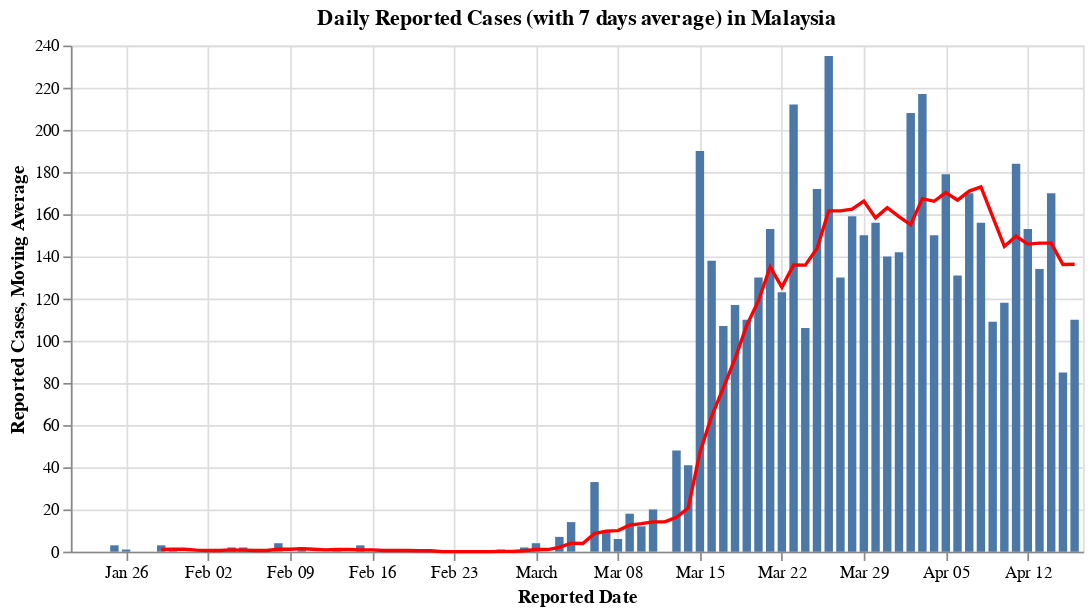

Notebook cell for this chart:
### Code cell
#hide_input
rolling_window = 7
df_reported_my = df_confirmed_my[['Reported Date', 'Total number of Cases']].set_index('Reported Date').diff().rename(columns={'Total number of Cases': 'Reported Cases'}).reset_index()
df_reported_my[f'Moving Average'] = df_reported_my.iloc[:, 1].rolling(window=rolling_window).mean()

_new_bar = alt.Chart(df_reported_my).mark_bar().encode(
    x='Reported Date:T',
    y='Reported Cases:Q',
    tooltip = list(df_reported_my)
)

_average_line = alt.Chart(df_reported_my).mark_line(color = 'red').encode(
    x='Reported Date:T',
    y='Moving Average:Q',
    tooltip = list(df_reported_my)
)

(_new_bar + _average_line).properties(
    title = f'Daily Reported Cases (with {rolling_window} days average) in Malaysia',
    width = 600
)

### Figure 1 — Vega-Lite specification as saved in the notebook (floating-point values rounded to 4 significant figures)
{"config": {"view": {"continuousWidth": 400, "continuousHeight": 300}}, "layer": [{"mark": "bar", "encoding": {"tooltip": [{"type": "temporal", "field": "Reported Date"}, {"type": "quantitative", "field": "Reported Cases"}, {"type": "quantitative", "field": "Moving Average"}], "x": {"type": "temporal", "field": "Reported Date"}, "y": {"type": "quantitative", "field": "Reported Cases"}}}, {"mark": {"type": "line", "color": "red"}, "encoding": {"tooltip": [{"type": "temporal", "field": "Reported Date"}, {"type": "quantitative", "field": "Reported Cases"}, {"type": "quantitative", "field": "Moving Average"}], "x": {"type": "temporal", "field": "Reported Date"}, "y": {"type": "quantitative", "field": "Moving Average"}}}], "data": {"name": "data-556adaf1b4d2ea045ab50ceff5ef9e7f"}, "title": "Daily Reported Cases (with 7 days average) in Malaysia", "width": 600, "$schema": "https://vega.github.io/schema/vega-lite/v4.8.1.json", "datasets": {"data-556adaf1b4d2ea045ab50ceff5ef9e7f": [{"Reported Date": "2020-01-22T00:00:00", "Reported Cases": null, "Moving Average": null}, {"Reported Date": "2020-01-23T00:00:00", "Reported Cases": 0.0, "Moving Average": null}, {"Reported Date": "2020-01-24T00:00:00", "Reported Cases": 0.0, "Moving Average": null}, {"Reported Date": "2020-01-25T00:00:00", "Reported Cases": 3.0, "Moving Average": null}, {"Reported Date": "2020-01-26T00:00:00", "Reported Cases": 1.0, "Moving Average": null}, {"Reported Date": "2020-01-27T00:00:00", "Reported Cases": 0.0, "Moving Average": null}, {"Reported Date": "2020-01-28T00:00:00", "Reported Cases": 0.0, "Moving Average": null}, {"Reported Date": "2020-01-29T00:00:00", "Reported Cases": 3.0, "Moving Average": 1.0}, {"Reported Date": "2020-01-30T00:00:00", "Reported Cases": 1.0, "Moving Average": 1.143}, {"Reported Date": "2020-01-31T00:00:00", "Reported Cases": 0.0, "Moving Average": 1.143}, {"Reported Date": "2020-02-01T00:00:00", "Reported Cases": 0.0, "Moving Average": 0.7143}, {"Reported Date": "2020-02-02T00:00:00", "Reported Cases": 0.0, "Moving Average": 0.5714}, {"Reported Date": "2020-02-03T00:00:00", "Reported Cases": 0.0, "Moving Average": 0.5714}, {"Reported Date": "2020-02-04T00:00:00", "Reported Cases": 2.0, "Moving Average": 0.8571}, {"Reported Date": "2020-02-05T00:00:00", "Reported Cases": 2.0, "Moving Average": 0.7143}, {"Reported Date": "2020-02-06T00:00:00", "Reported Cases": 0.0, "Moving Average": 0.5714}, {"Reported Date": "2020-02-07T00:00:00", "Reported Cases": 0.0, "Moving Average": 0.5714}, {"Reported Date": "2020-02-08T00:00:00", "Reported Cases": 4.0, "Moving Average": 1.143}, {"Reported Date": "2020-02-09T00:00:00", "Reported Cases": 0.0, "Moving Average": 1.143}, {"Reported Date": "2020-02-10T00:00:00", "Reported Cases": 2.0, "Moving Average": 1.429}, {"Reported Date": "2020-02-11T00:00:00", "Reported Cases": 0.0, "Moving Average": 1.143}, {"Reported Date": "2020-02-12T00:00:00", "Reported Cases": 0.0, "Moving Average": 0.8571}, {"Reported Date": "2020-02-13T00:00:00", "Reported Cases": 1.0, "Moving Average": 1.0}, {"Reported Date": "2020-02-14T00:00:00", "Reported Cases": 0.0, "Moving Average": 1.0}, {"Reported Date": "2020-02-15T00:00:00", "Reported Cases": 3.0, "Moving Average": 0.8571}, {"Reported Date": "2020-02-16T00:00:00", "Reported Cases": 0.0, "Moving Average": 0.8571}, {"Reported Date": "2020-02-17T00:00:00", "Reported Cases": 0.0, "Moving Average": 0.5714}, {"Reported Date": "2020-02-18T00:00:00", "Reported Cases": 0.0, "Moving Average": 0.5714}, {"Reported Date": "2020-02-19T00:00:00", "Reported Cases": 0.0, "Moving Average": 0.5714}, {"Reported Date": "2020-02-20T00:00:00", "Reported Cases": 0.0, "Moving Average": 0.4286}, {"Reported Date": "2020-02-21T00:00:00", "Reported Cases": 0.0, "Moving Average": 0.4286}, {"Reported Date": "2020-02-22T00:00:00", "Reported Cases": 0.0, "Moving Average": 0.0}, {"Reported Date": "2020-02-23T00:00:00", "Reported Cases": 0.0, "Moving Average": 0.0}, {"Reported Date": "2020-02-24T00:00:00", "Reported Cases": 0.0, "Moving Average": 0.0}, {"Reported Date": "2020-02-25T00:00:00", "Reported Cases": 0.0, "Moving Average": 0.0}, {"Reported Date": "2020-02-26T00:00:00", "Reported Cases": 0.0, "Moving Average": 0.0}, {"Reported Date": "2020-02-27T00:00:00", "Reported Cases": 1.0, "Moving Average": 0.1429}, {"Reported Date": "2020-02-28T00:00:00", "Reported Cases": 0.0, "Moving Average": 0.1429}, {"Reported Date": "2020-02-29T00:00:00", "Reported Cases": 2.0, "Moving Average": 0.4286}, {"Reported Date": "2020-03-01T00:00:00", "Reported Cases": 4.0, "Moving Average": 1.0}, {"Reported Date": "2020-03-02T00:00:00", "Reported Cases": 0.0, "Moving Average": 1.0}, {"Reported Date": "2020-03-03T00:00:00", "Reported Cases": 7.0, "Moving Average": 2.0}, {"Reported Date": "2020-03-04T00:00:00", "Reported Cases": 14.0, "Moving Average": 4.0}, {"Reported Date": "2020-03-05T00:00:00", "Reported Cases": 0.0, "Moving Average": 3.857}, {"Reported Date": "2020-03-06T00:00:00", "Reported Cases": 33.0, "Moving Average": 8.571}, {"Reported Date": "2020-03-07T00:00:00", "Reported Cases": 10.0, "Moving Average": 9.714}, {"Reported Date": "2020-03-08T00:00:00", "Reported Cases": 6.0, "Moving Average": 10.0}, {"Reported Date": "2020-03-09T00:00:00", "Reported Cases": 18.0, "Moving Average": 12.57}, {"Reported Date": "2020-03-10T00:00:00", "Reported Cases": 12.0, "Moving Average": 13.29}, {"Reported Date": "2020-03-11T00:00:00", "Reported Cases": 20.0, "Moving Average": 14.14}, {"Reported Date": "2020-03-12T00:00:00", "Reported Cases": 0.0, "Moving Average": 14.14}, {"Reported Date": "2020-03-13T00:00:00", "Reported Cases": 48.0, "Moving Average": 16.29}, {"Reported Date": "2020-03-14T00:00:00", "Reported Cases": 41.0, "Moving Average": 20.71}, {"Reported Date": "2020-03-15T00:00:00", "Reported Cases": 190.0, "Moving Average": 47.0}, {"Reported Date": "2020-03-16T00:00:00", "Reported Cases": 138.0, "Moving Average": 64.14}, {"Reported Date": "2020-03-17T00:00:00", "Reported Cases": 107.0, "Moving Average": 77.71}, {"Reported Date": "2020-03-18T00:00:00", "Reported Cases": 117.0, "Moving Average": 91.57}, {"Reported Date": "2020-03-19T00:00:00", "Reported Cases": 110.0, "Moving Average": 107.3}, {"Reported Date": "2020-03-20T00:00:00", "Reported Cases": 130.0, "Moving Average": 119.0}, {"Reported Date": "2020-03-21T00:00:00", "Reported Cases": 153.0, "Moving Average": 135.0}, {"Reported Date": "2020-03-22T00:00:00", "Reported Cases": 123.0, "Moving Average": 125.4}, {"Reported Date": "2020-03-23T00:00:00", "Reported Cases": 212.0, "Moving Average": 136.0}, {"Reported Date": "2020-03-24T00:00:00", "Reported Cases": 106.0, "Moving Average": 135.9}, {"Reported Date": "2020-03-25T00:00:00", "Reported Cases": 172.0, "Moving Average": 143.7}, {"Reported Date": "2020-03-26T00:00:00", "Reported Cases": 235.0, "Moving Average": 161.6}, {"Reported Date": "2020-03-27T00:00:00", "Reported Cases": 130.0, "Moving Average": 161.6}, {"Reported Date": "2020-03-28T00:00:00", "Reported Cases": 159.0, "Moving Average": 162.4}, {"Reported Date": "2020-03-29T00:00:00", "Reported Cases": 150.0, "Moving Average": 166.3}, {"Reported Date": "2020-03-30T00:00:00", "Reported Cases": 156.0, "Moving Average": 158.3}, {"Reported Date": "2020-03-31T00:00:00", "Reported Cases": 140.0, "Moving Average": 163.1}, {"Reported Date": "2020-04-01T00:00:00", "Reported Cases": 142.0, "Moving Average": 158.9}, {"Reported Date": "2020-04-02T00:00:00", "Reported Cases": 208.0, "Moving Average": 155.0}, {"Reported Date": "2020-04-03T00:00:00", "Reported Cases": 217.0, "Moving Average": 167.4}, {"Reported Date": "2020-04-04T00:00:00", "Reported Cases": 150.0, "Moving Average": 166.1}, {"Reported Date": "2020-04-05T00:00:00", "Reported Cases": 179.0, "Moving Average": 170.3}, {"Reported Date": "2020-04-06T00:00:00", "Reported Cases": 131.0, "Moving Average": 166.7}, {"Reported Date": "2020-04-07T00:00:00", "Reported Cases": 170.0, "Moving Average": 171.0}, {"Reported Date": "2020-04-08T00:00:00", "Reported Cases": 156.0, "Moving Average": 173.0}, {"Reported Date": "2020-04-09T00:00:00", "Reported Cases": 109.0, "Moving Average": 158.9}, {"Reported Date": "2020-04-10T00:00:00", "Reported Cases": 118.0, "Moving Average": 144.7}, {"Reported Date": "2020-04-11T00:00:00", "Reported Cases": 184.0, "Moving Average": 149.6}, {"Reported Date": "2020-04-12T00:00:00", "Reported Cases": 153.0, "Moving Average": 145.9}, {"Reported Date": "2020-04-13T00:00:00", "Reported Cases": 134.0, "Moving Average": 146.3}, {"Reported Date": "2020-04-14T00:00:00", "Reported Cases": 170.0, "Moving Average": 146.3}, {"Reported Date": "2020-04-15T00:00:00", "Reported Cases": 85.0, "Moving Average": 136.1}, {"Reported Date": "2020-04-16T00:00:00", "Reported Cases": 110.0, "Moving Average": 136.3}]}}
